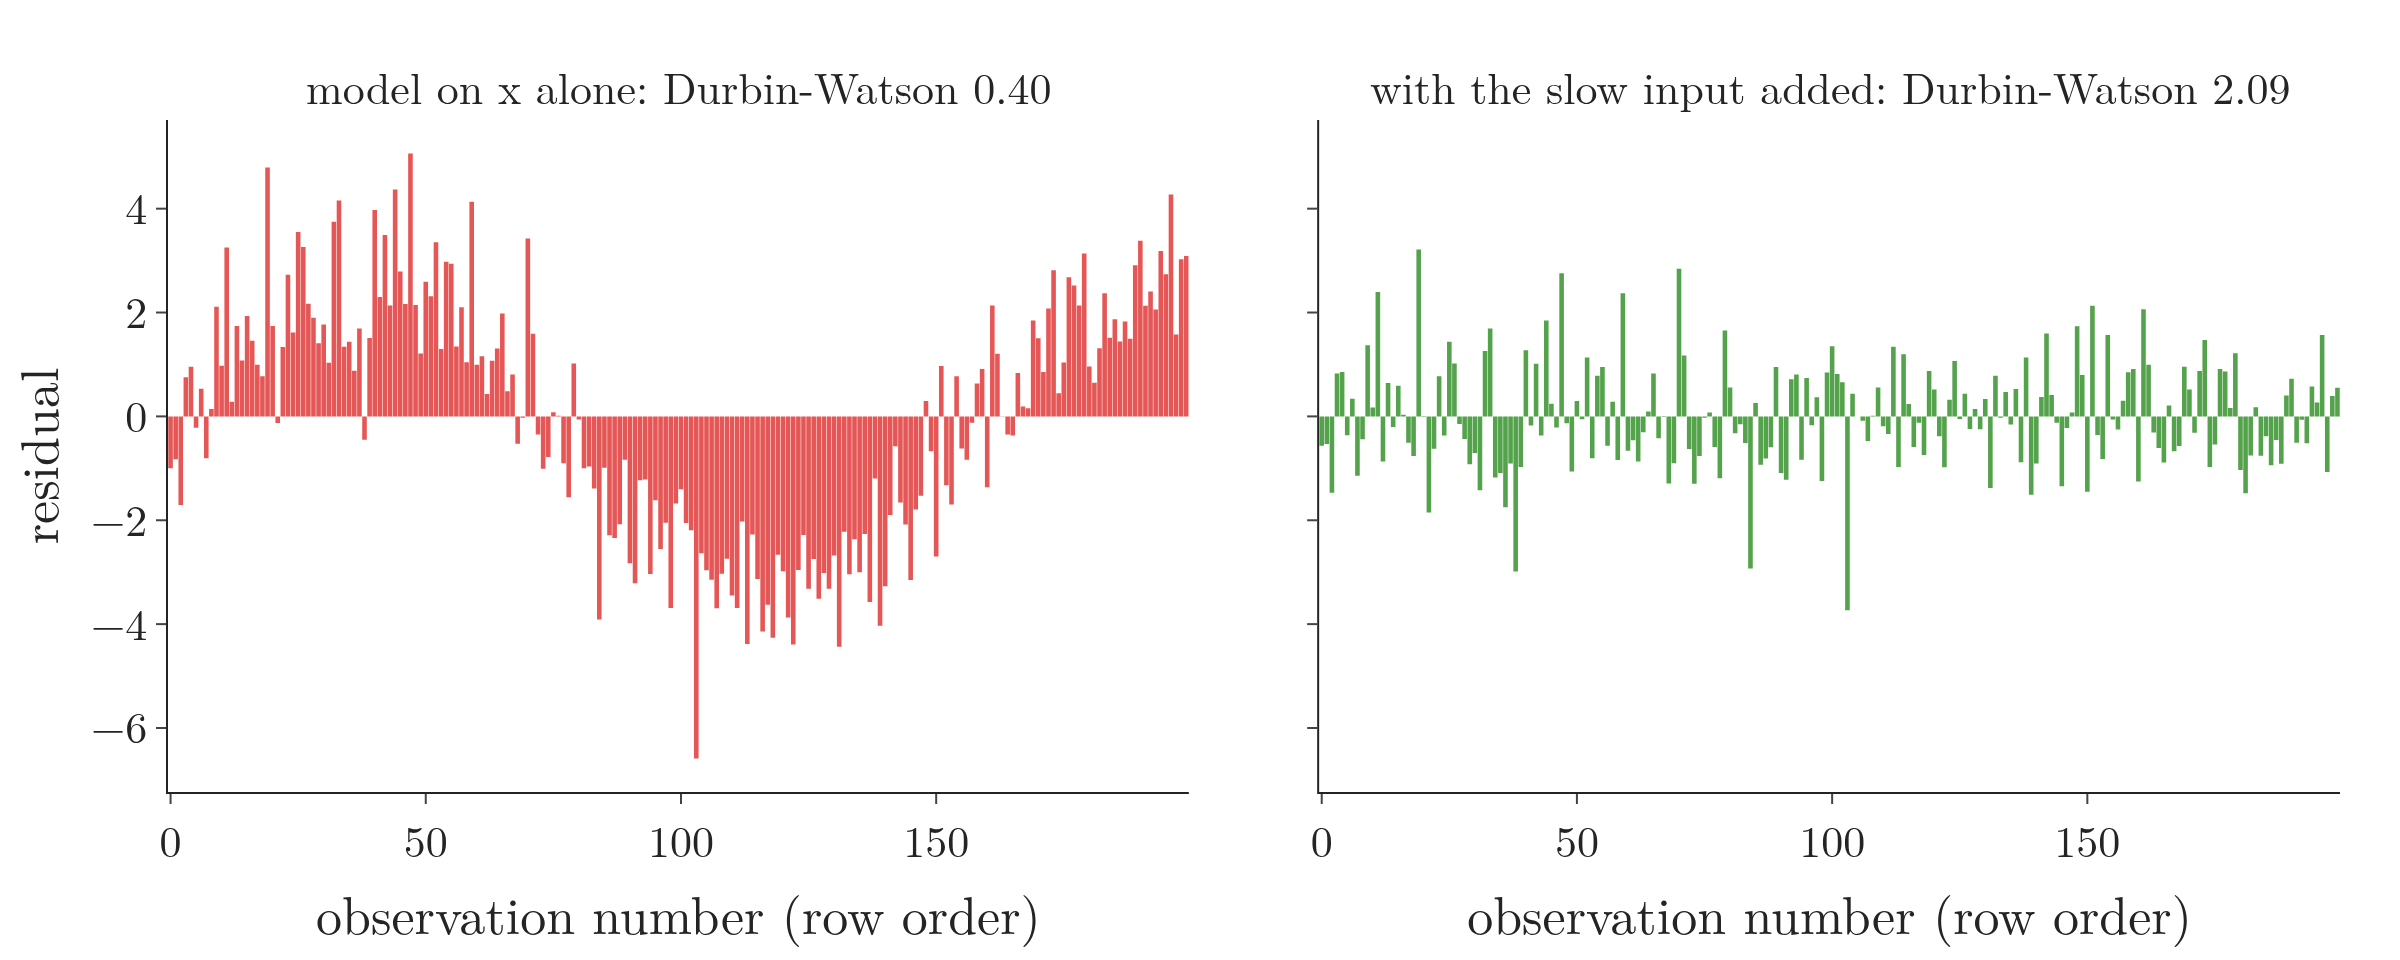

This chart was generated by the following Python code:
"""The missing-trend cause of autocorrelation, from the Notebook's test (Plotly). Data y = 2x + 3 sin(t/25) + noise,
with t the observation number. Left: residuals of a model on x alone, in row order: a slow wave, Durbin-Watson 0.40.
Right: after adding the slow input sin(t/25) as a feature, the residuals jump randomly, Durbin-Watson 2.09."""
from pathlib import Path
import numpy as np
import plotly.graph_objects as go
from plotly.subplots import make_subplots
from sklearn.linear_model import LinearRegression
from statsmodels.stats.stattools import durbin_watson
from gifkit import BLUE, FONT, GREEN, RED

here = Path(__file__).parent
rng = np.random.default_rng(0); t = np.arange(200)
x = rng.normal(size=200); slow = np.sin(t / 25)
y_t = 2 * x + 3 * slow + rng.normal(size=200)
cases = [("model on x alone", x[:, None], RED, 0.40), ("with the slow input added", np.c_[x, slow], GREEN, 2.09)]
fig = make_subplots(1, 2, shared_yaxes=True, horizontal_spacing=0.06,
                    subplot_titles=[f"{n}: Durbin-Watson {d:.2f}" for n, _, _, d in cases])
fig.update_annotations(font_size=22)
for col, (n, Xt, c, d) in enumerate(cases, 1):
    r = y_t - LinearRegression().fit(Xt, y_t).predict(Xt)
    assert round(durbin_watson(r), 2) == d
    fig.add_trace(go.Bar(x=t, y=r, marker_color=c, marker_line_width=0), 1, col)
    fig.update_xaxes(title="observation number (row order)", row=1, col=col)
fig.update_yaxes(title="residual", row=1, col=1)
fig.update_layout(template="simple_white", width=1200, height=480, font=FONT, showlegend=False, bargap=0.1,
                  margin=dict(l=80, r=30, t=60, b=70))
fig.write_image(here / "autocorr_fix.png", scale=2)
